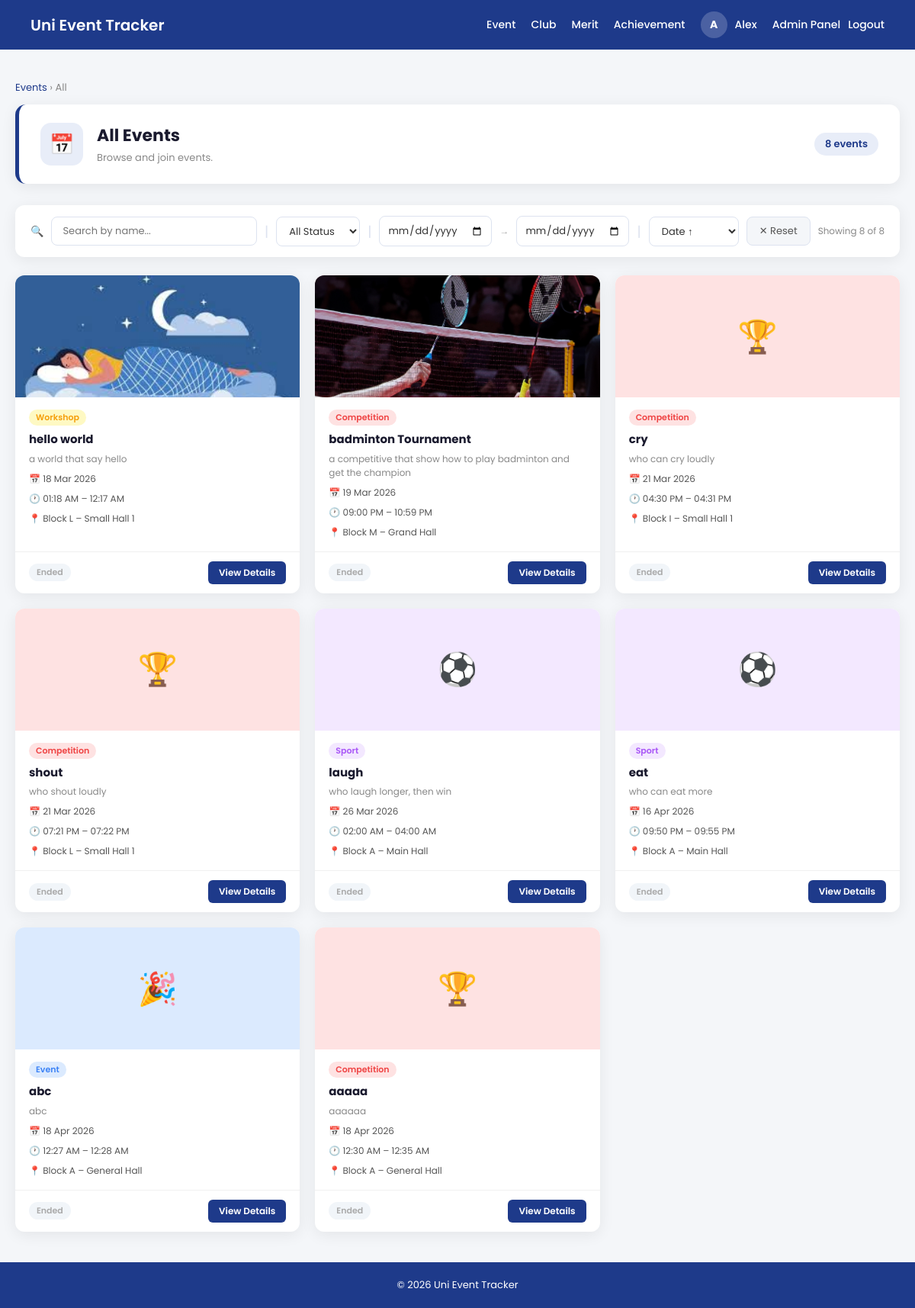
/Event/event_search.php (signed in), run on the app's committed database.
### tables this page shows
CREATE TABLE `event` (
  `EventId` int(10) NOT NULL,
  `UserId` int(10) NOT NULL,
  `EventName` varchar(50) NOT NULL,
  `EventType` varchar(30) NOT NULL,
  `EventInfo` varchar(500) NOT NULL,
  `EventDate` date NOT NULL,
  `EventStartTime` time NOT NULL,
  `EventEndTime` time NOT NULL,
  `EventBlock` varchar(10) NOT NULL,
  `EventHall` varchar(50) NOT NULL,
  `EventImage` varchar(255) NOT NULL,
  `EventStatus` varchar(10) NOT NULL,
  `Register_date` datetime NOT NULL
);

### Event/event_search.php (the view, shortened to what this page needs)
<?php
require('../database.php');
$isAdmin = (strtolower($_SESSION['role'] ?? '') === 'admin');
$filterType = isset($_GET['type']) ? $_GET['type'] : '';
if($filterType){
    if($isAdmin){
        $stmt = $con->prepare("SELECT e.*, u.username FROM event e JOIN user u ON e.UserId = u.id WHERE e.EventType=? ORDER BY e.EventDate ASC");
    } else {
        $stmt = $con->prepare("SELECT e.*, u.username FROM event e JOIN user u ON e.UserId = u.id WHERE e.EventType=? AND e.EventStatus='Approved' ORDER BY e.EventDate ASC");
    }
    $stmt->bind_param("s", $filterType);
    $stmt->execute();
    $events = $stmt->get_result();
} else {
    if($isAdmin){
        $events = $con->query("SELECT e.*, u.username FROM event e JOIN user u ON e.UserId = u.id ORDER BY e.EventDate ASC");
    } else {
        $events = $con->query("SELECT e.*, u.username FROM event e JOIN user u ON e.UserId = u.id WHERE e.EventStatus='Approved' ORDER BY e.EventDate ASC");
    }
}
$eventRows = [];
while($r = $events->fetch_assoc()) $eventRows[] = $r;
$totalEvents = count($eventRows);
$joinedIds = [];
$catConfig = [
    'Competition'       => ['icon'=>'🏆','color'=>'#ef4444','bg'=>'#fee2e2'],
    'Event'             => ['icon'=>'🎉','color'=>'#3b82f6','bg'=>'#dbeafe'],
    'Service/Volunteer' => ['icon'=>'🤝','color'=>'#22c55e','bg'=>'#dcfce7'],
    'Workshop'          => ['icon'=>'🛠️','color'=>'#f59e0b','bg'=>'#fef9c3'],
    'Sport'             => ['icon'=>'⚽','color'=>'#a855f7','bg'=>'#f3e8ff'],
];
$cur = $catConfig[$filterType] ?? ['icon'=>'📅','color'=>'#1E3A8A','bg'=>'#e8edf8'];
?>
<!DOCTYPE html>
<html lang="en">
<head>
<link rel="stylesheet" href="design.css">
</head>
<body>
<header>
    <div class="logo"><a href="../index.php">Uni Event Tracker</a></div>
    <nav>
        <a href="../Event/event_dashboard.php">Event</a>
        <a href="../clubtracker/clubHandler.php">Club</a>
        <a href="../merit/merit_dashboard.php">Merit</a>
        <a href="../achievement/achievement_dashboard.php">Achievement</a>
         <?php if(isset($_SESSION['username'])){ ?>
        <div class="user-menu">
            <div class="avatar-circle" <a href="user/userprofile.php"><?php echo strtoupper(mb_substr($_SESSION['username'], 0, 1)); ?></div>
            <a href="../user/userprofile.php"><span><?php echo htmlspecialchars($_SESSION['username'], ENT_QUOTES, 'UTF-8'); ?></span><a>
            <?php if(isset($_SESSION['role']) && $_SESSION['role'] == 'admin'){ ?>
            <a href="../Admin/admin_dashboard.php">Admin Panel</a>
            <?php } ?>
            <a href="../logout.php">Logout</a>
        </div>
        <?php } else { ?>
        <a href="../register.php">Register</a>
        <a href="../login.php">Login</a>
        <?php } ?>
    </nav>
</header>
<div class="page-wrapper">
    <div class="breadcrumb">
        <a href="event_dashboard.php">Events</a> ›
        <?php echo $filterType ? htmlspecialchars($filterType,ENT_QUOTES,'UTF-8') : 'All'; ?>
    </div>
    <div class="hero-strip">
        <div class="hero-icon"><?php echo $cur['icon']; ?></div>
        <div>
            <div class="hero-title"><?php echo $filterType ? htmlspecialchars($filterType,ENT_QUOTES,'UTF-8') : 'All Events'; ?></div>
            <div class="hero-sub">Browse and join<?php echo $filterType ? ' '.$filterType : ''; ?> events.</div>
        </div>
        <span class="hero-count"><?php echo $totalEvents; ?> event<?php echo $totalEvents!=1?'s':''; ?></span>
    </div>
    <div class="filter-bar">
        <span style="font-size:14px;color:#aaa;">🔍</span>
        <input type="text" id="searchInput" placeholder="Search by name...">
        <span class="filter-sep">|</span>
        <?php if($isAdmin): ?>
        <select id="filterStatus">
            <option value="">All Status</option>
        </select>
        <span class="filter-sep">|</span>
        <?php endif; ?>
        <input type="date" id="dateFrom" title="From">
        <span style="font-size:12px;color:#aaa;">→</span>
        <input type="date" id="dateTo" title="To">
        <span class="filter-sep">|</span>
        <select id="sortBy">
            <option value="date-asc">Date ↑</option>
        </select>
        <button class="btn-reset" onclick="resetFilters()">✕ Reset</button>
        <span class="result-count" id="resultCount"></span>
    </div>
    <div class="event-grid" id="eventGrid">
    <?php if(empty($eventRows)): ?>
        <div class="empty-state">
            <div class="empty-icon"><?php echo $cur['icon']; ?></div>
            <p>No <?php echo $filterType ? htmlspecialchars($filterType,ENT_QUOTES,'UTF-8').' ' : ''; ?>events found.</p>
        </div>
    <?php else: ?>
        <?php foreach($eventRows as $row):
            $cat      = $catConfig[$row['EventType']] ?? $cur;
            $isJoined = in_array(intval($row['EventId']), $joinedIds);
            $isPast   = strtotime($row['EventDate'] . ' ' . $row['EventEndTime']) < time();
        ?>
        <div class="event-card"
            data-name="<?php echo htmlspecialchars(strtolower($row['EventName']),ENT_QUOTES,'UTF-8'); ?>"
            data-status="<?php echo htmlspecialchars($row['EventStatus'],ENT_QUOTES,'UTF-8'); ?>"
            data-date="<?php echo $row['EventDate']; ?>"
            onclick="openModal(<?php echo htmlspecialchars(json_encode([
                'id'        => $row['EventId'],
                'name'      => $row['EventName'],
                'type'      => $row['EventType'],
                'info'      => $row['EventInfo'],
                'date'      => date('d M Y', strtotime($row['EventDate'])),
                'start'     => date('h:i A', strtotime($row['EventStartTime'])),
                'end'       => date('h:i A', strtotime($row['EventEndTime'])),
                'block'     => $row['EventBlock'],
                'hall'      => $row['EventHall'],
                'image'     => $row['EventImage'] ?? '',
                'joined'    => $isJoined,
                'past'      => $isPast,
                'icon'      => $cat['icon'],
                'color'     => $cat['color'],
                'bg'        => $cat['bg'],
            ]), ENT_QUOTES, 'UTF-8'); ?>)"
        >
            <div class="event-card-img" style="background:<?php echo $cat['bg']; ?>">
                <?php if(!empty($row['EventImage'])): ?>
                <img src="../<?php echo htmlspecialchars($row['EventImage'],ENT_QUOTES,'UTF-8'); ?>" alt="event">
                <?php else: ?><?php echo $cat['icon']; ?><?php endif; ?>
            </div>
            <div class="event-card-body">
                <span class="event-card-type" style="background:<?php echo $cat['bg']; ?>;color:<?php echo $cat['color']; ?>">
                    <?php echo htmlspecialchars($row['EventType'],ENT_QUOTES,'UTF-8'); ?>
                </span>
                <div class="event-card-name col-name"><?php echo htmlspecialchars($row['EventName'],ENT_QUOTES,'UTF-8'); ?></div>
                <div class="event-card-desc"><?php echo htmlspecialchars($row['EventInfo'],ENT_QUOTES,'UTF-8'); ?></div>
                <div class="event-card-meta">📅 <?php echo date("d M Y",strtotime($row['EventDate'])); ?></div>
                <div class="event-card-meta">🕐 <?php echo date("h:i A",strtotime($row['EventStartTime'])); ?> – <?php echo date("h:i A",strtotime($row['EventEndTime'])); ?></div>
                <div class="event-card-meta">📍 Block <?php echo htmlspecialchars($row['EventBlock'],ENT_QUOTES,'UTF-8'); ?> – <?php echo htmlspecialchars($row['EventHall'],ENT_QUOTES,'UTF-8'); ?></div>
            </div>
            <div class="event-card-footer">
                <?php if($isJoined): ?>
                    <span class="badge badge-joined">✅ Joined</span>
                <?php elseif($isPast): ?>
                    <span class="badge" style="background:#f1f5f9;color:#aaa;">Ended</span>
                <?php else: ?>
                    <span class="badge badge-approved">Open</span>
                <?php endif; ?>
                <button class="btn-view">View Details</button>
            </div>
        </div>
        <?php endforeach; ?>
    <?php endif; ?>
    </div>
</div>
<footer>© 2026 Uni Event Tracker</footer>
</body>
</html>

### design.css (style rules this page uses)
body { margin:0; font-family:'Poppins',sans-serif; background:#f3f4f6; }
header { background:#1E3A8A; color:white; padding:15px 40px; display:flex; justify-content:space-between; align-items:center; }
.logo { font-size:22px; font-weight:700; color:white; }
nav { display:flex; align-items:center; gap:25px; }
nav a { color:white; text-decoration:none; font-weight:500; transition:0.3s; }
.event-card { background:white; border-radius:12px; box-shadow:0 5px 15px rgba(0,0,0,0.1); overflow:hidden; transition:0.3s; }
.event-card img { width:100%; height:160px; object-fit:cover; }
footer { text-align:center; padding:20px; background:#1E3A8A; color:white; }
.user-menu { display:flex; align-items:center; gap:10px; }

### data on the page
event: EventImage (picture), EventType "Workshop", EventInfo "a world that say hello", EventDate "18 Mar 2026", EventStartTime "01:18 AM", EventEndTime "12:17 AM", EventBlock "L", EventHall "Small Hall 1", shows "Ended"
event: EventImage (picture), EventType "Competition", EventInfo "a competitive that show how to play badminton and get the champion", EventDate "19 Mar 2026", EventStartTime "09:00 PM", EventEndTime "10:59 PM", EventBlock "M", EventHall "Grand Hall", shows "Ended"
event: EventType "🏆", EventType "Competition", EventInfo "who can cry loudly", EventDate "21 Mar 2026", EventStartTime "04:30 PM", EventEndTime "04:31 PM", EventBlock "I", EventHall "Small Hall 1", shows "Ended"
event: EventType "🏆", EventType "Competition", EventInfo "who shout loudly", EventDate "21 Mar 2026", EventStartTime "07:21 PM", EventEndTime "07:22 PM", EventBlock "L", EventHall "Small Hall 1", shows "Ended"
event: EventType "⚽", EventType "Sport", EventInfo "who laugh longer, then win", EventDate "26 Mar 2026", EventStartTime "02:00 AM", EventEndTime "04:00 AM", EventBlock "A", EventHall "Main Hall", shows "Ended"
event: EventType "⚽", EventType "Sport", EventInfo "who can eat more", EventDate "16 Apr 2026", EventStartTime "09:50 PM", EventEndTime "09:55 PM", EventBlock "A", EventHall "Main Hall", shows "Ended"
event: EventType "🎉", EventType "Event", EventInfo "abc", EventDate "18 Apr 2026", EventStartTime "12:27 AM", EventEndTime "12:28 AM", EventBlock "A", EventHall "General Hall", shows "Ended"
event: EventType "🏆", EventType "Competition", EventInfo "aaaaaa", EventDate "18 Apr 2026", EventStartTime "12:30 AM", EventEndTime "12:35 AM", EventBlock "A", EventHall "General Hall", shows "Ended"

### other printed values
mb_substr($_SESSION['username'], 0, 1) "A"
$_SESSION['username'] "Alex"
$cur['icon'] "📅"
$totalEvents "8"
